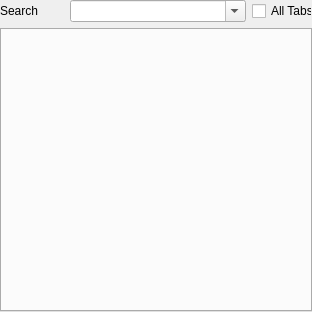
<?xml version="1.0" encoding="UTF-8"?>
<ui version="4.0">
 <class>InventoryEditor</class>
 <widget class="QWidget" name="InventoryEditor">
  <property name="geometry">
   <rect>
    <x>0</x>
    <y>0</y>
    <width>312</width>
    <height>312</height>
   </rect>
  </property>
  <property name="sizePolicy">
   <sizepolicy hsizetype="Expanding" vsizetype="Expanding">
    <horstretch>0</horstretch>
    <verstretch>0</verstretch>
   </sizepolicy>
  </property>
  <property name="windowTitle">
   <string>InventoryEditor</string>
  </property>
  <layout class="QVBoxLayout" name="verticalLayout">
   <property name="leftMargin">
    <number>0</number>
   </property>
   <property name="topMargin">
    <number>0</number>
   </property>
   <property name="rightMargin">
    <number>0</number>
   </property>
   <property name="bottomMargin">
    <number>0</number>
   </property>
   <item>
    <layout class="QHBoxLayout" name="horizontalLayout">
     <item>
      <widget class="QLabel" name="lblSearch">
       <property name="maximumSize">
        <size>
         <width>64</width>
         <height>16777215</height>
        </size>
       </property>
       <property name="text">
        <string>Search</string>
       </property>
      </widget>
     </item>
     <item>
      <widget class="QComboBox" name="cmbSearchItem">
       <property name="editable">
        <bool>true</bool>
       </property>
       <property name="placeholderText">
        <string>Item Search</string>
       </property>
      </widget>
     </item>
     <item>
      <widget class="QCheckBox" name="chkAllTabs">
       <property name="maximumSize">
        <size>
         <width>60</width>
         <height>16777215</height>
        </size>
       </property>
       <property name="text">
        <string>All Tabs</string>
       </property>
       <property name="checked">
        <bool>false</bool>
       </property>
      </widget>
     </item>
    </layout>
   </item>
   <item>
    <widget class="QTabWidget" name="tabEditors">
     <property name="currentIndex">
      <number>-1</number>
     </property>
    </widget>
   </item>
  </layout>
 </widget>
 <layoutdefault spacing="6" margin="11"/>
 <resources/>
 <connections>
  <connection>
   <sender>cmbSearchItem</sender>
   <signal>currentIndexChanged(int)</signal>
   <receiver>InventoryEditor</receiver>
   <slot>SearchIndexChange(int)</slot>
   <hints>
    <hint type="sourcelabel">
     <x>94</x>
     <y>11</y>
    </hint>
    <hint type="destinationlabel">
     <x>155</x>
     <y>155</y>
    </hint>
   </hints>
  </connection>
  <connection>
   <sender>cmbSearchItem</sender>
   <signal>activated(int)</signal>
   <receiver>InventoryEditor</receiver>
   <slot>SearchIndexChange(int)</slot>
   <hints>
    <hint type="sourcelabel">
     <x>122</x>
     <y>11</y>
    </hint>
    <hint type="destinationlabel">
     <x>155</x>
     <y>155</y>
    </hint>
   </hints>
  </connection>
 </connections>
 <slots>
  <slot>SearchIndexChange(int)</slot>
 </slots>
</ui>
